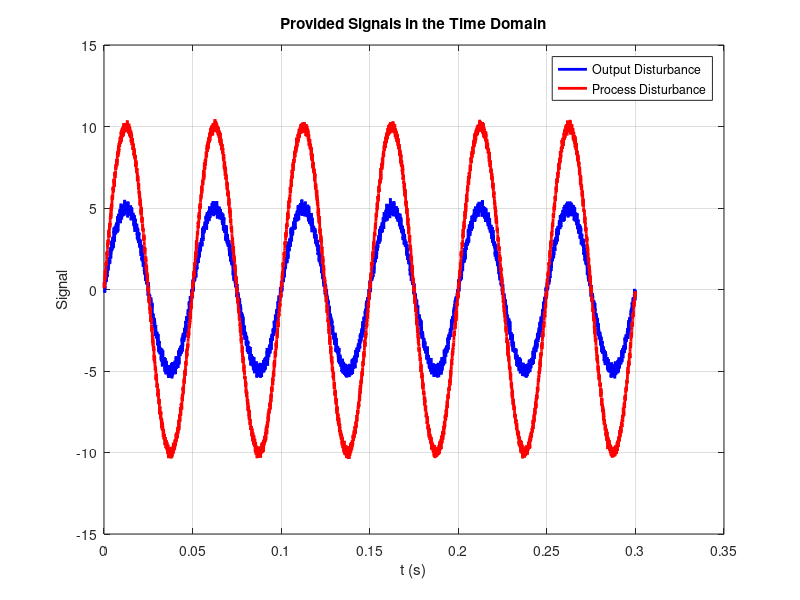
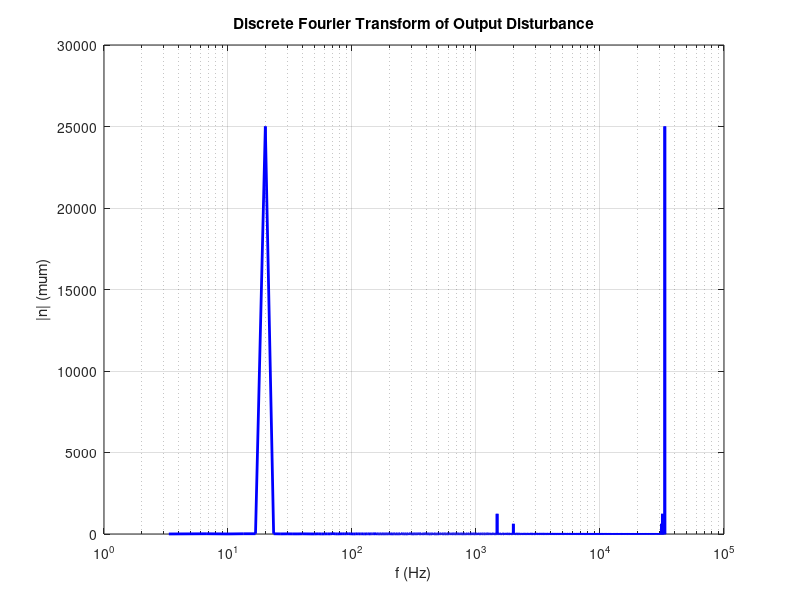
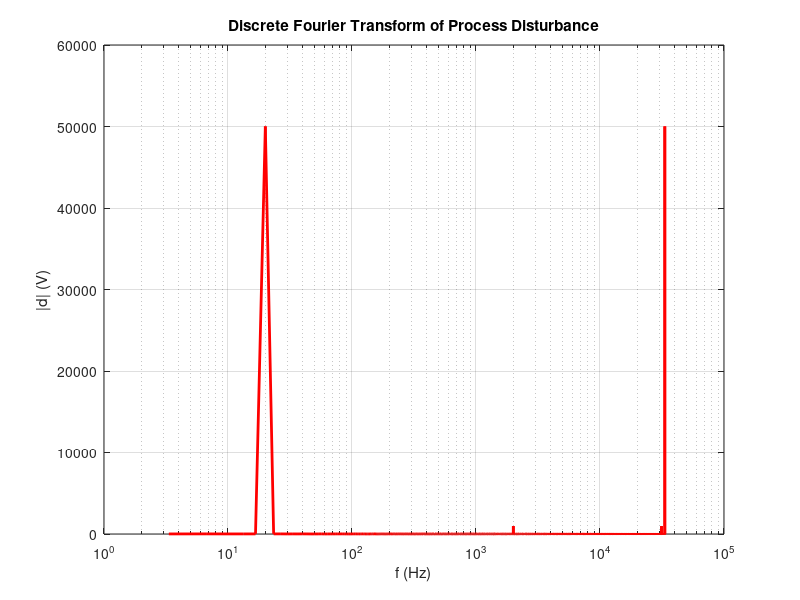

Source code (MATLAB) for these figures, in order:
%% Setup parameters and inputs
load MSD2024_P3_Signals.mat
ts = 30e-6; %Sampling time, s

%% B1
% Create time vector
N = size(d,2);                  % Number of samples
t = linspace(0,(N-1),N)*ts;     % Time vector 

% Plot signals in time domain
figure;
plot(t,n,'b-','LineWidth',2);
hold on
plot(t,d,'r-','LineWidth',2);
title('Provided Signals in the Time Domain')
legend('Output Disturbance','Process Disturbance')
xlabel("t (s)")
ylabel("Signal")
hold off
grid on

% Plot signals in frequency domain
fft_d = fft(d);                 % Obtain the amplitude of d
fft_n = fft(n);                 % Obtain the amplitude of n

figure;
semilogx((0:N-1)/(N*ts),abs(fft_n),'b',"LineWidth",2)
title("Discrete Fourier Transform of Output Disturbance")
xlabel("f (Hz)")
ylabel("|n| (\mum)")
grid on

figure;
semilogx((0:N-1)/(N*ts),abs(fft_d),'r',"LineWidth",2)
title("Discrete Fourier Transform of Process Disturbance")
xlabel("f (Hz)")
ylabel("|d| (V)")
grid on